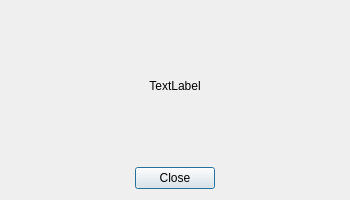
<?xml version="1.0" encoding="UTF-8"?>
<ui version="4.0">
 <class>ErrorWindow</class>
 <widget class="QDialog" name="ErrorWindow">
  <property name="geometry">
   <rect>
    <x>0</x>
    <y>0</y>
    <width>350</width>
    <height>200</height>
   </rect>
  </property>
  <property name="minimumSize">
   <size>
    <width>350</width>
    <height>200</height>
   </size>
  </property>
  <property name="windowTitle">
   <string>Error</string>
  </property>
  <layout class="QVBoxLayout" name="verticalLayout">
   <item>
    <widget class="QLabel" name="lbErrorPrompt">
     <property name="text">
      <string>TextLabel</string>
     </property>
     <property name="alignment">
      <set>Qt::AlignCenter</set>
     </property>
    </widget>
   </item>
   <item alignment="Qt::AlignHCenter">
    <widget class="QDialogButtonBox" name="bbErrorPrompt">
     <property name="orientation">
      <enum>Qt::Horizontal</enum>
     </property>
     <property name="standardButtons">
      <set>QDialogButtonBox::Close</set>
     </property>
    </widget>
   </item>
  </layout>
 </widget>
 <resources/>
 <connections>
  <connection>
   <sender>bbErrorPrompt</sender>
   <signal>accepted()</signal>
   <receiver>ErrorWindow</receiver>
   <slot>accept()</slot>
   <hints>
    <hint type="sourcelabel">
     <x>248</x>
     <y>254</y>
    </hint>
    <hint type="destinationlabel">
     <x>157</x>
     <y>274</y>
    </hint>
   </hints>
  </connection>
  <connection>
   <sender>bbErrorPrompt</sender>
   <signal>rejected()</signal>
   <receiver>ErrorWindow</receiver>
   <slot>reject()</slot>
   <hints>
    <hint type="sourcelabel">
     <x>316</x>
     <y>260</y>
    </hint>
    <hint type="destinationlabel">
     <x>286</x>
     <y>274</y>
    </hint>
   </hints>
  </connection>
 </connections>
</ui>
